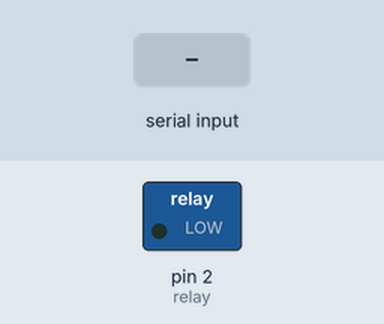
This sketch was run on a simulated Arduino Uno, built with avr-gcc and run on an emulated ATmega328P. Shown: switched loads named in the sketch (green lamp = pin HIGH). The test bench sets the inputs (shaded band).

Above: at 1.2 s.
1.3 s: "a" received over Serial
At 2.5 s:
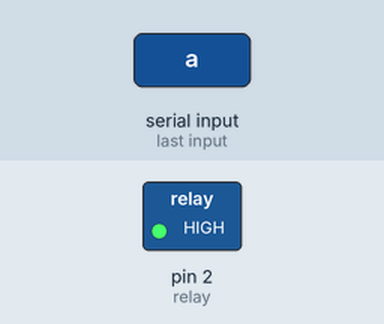
2.8 s: "b" received over Serial
At 3.9 s:
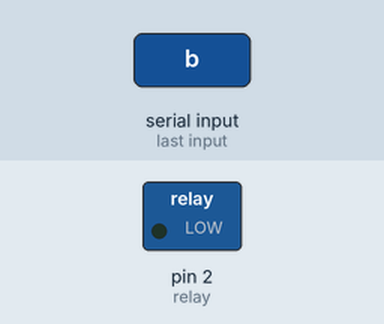
Timing chart, 0 to 5.8 s (numbered marks = the images above; inputs shaded):
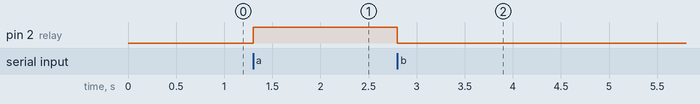

The sketch:

Bluetooth_Control_Door_Lock_System.ino
```cpp
const int relay =2; // D2 pin for output
void setup() {
  Serial.begin(9600);
  pinMode(relay,OUTPUT);

}

void loop() {
  if(Serial.available()>0)
  {
    char data = Serial.read();
    if (data == 'a')
    {
      digitalWrite(relay,HIGH);
    }
    else if(data == 'b')
    {
      digitalWrite(relay,LOW);
    }
  }


}
```

Measured:
- after the input at 1.3 s, pin 2 (relay): LOW → HIGH at once
- after the input at 2.8 s, pin 2 (relay): HIGH → LOW at once
